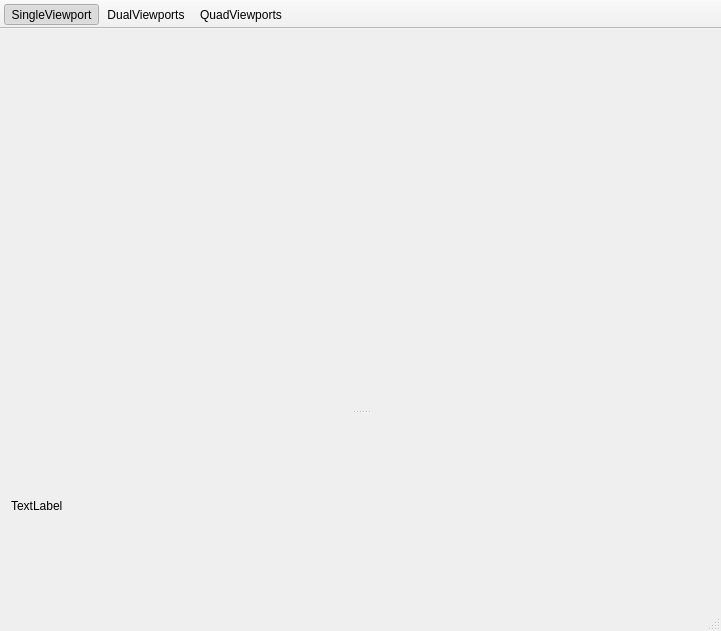
<?xml version="1.0" encoding="UTF-8"?>
<ui version="4.0">
 <class>MainWindow</class>
 <widget class="QMainWindow" name="MainWindow">
  <property name="geometry">
   <rect>
    <x>0</x>
    <y>0</y>
    <width>721</width>
    <height>631</height>
   </rect>
  </property>
  <property name="windowTitle">
   <string>MainWindow</string>
  </property>
  <property name="animated">
   <bool>false</bool>
  </property>
  <property name="tabShape">
   <enum>QTabWidget::Triangular</enum>
  </property>
  <widget class="QWidget" name="centralWidget">
   <property name="sizePolicy">
    <sizepolicy hsizetype="Preferred" vsizetype="Preferred">
     <horstretch>0</horstretch>
     <verstretch>0</verstretch>
    </sizepolicy>
   </property>
   <layout class="QVBoxLayout" name="verticalLayout">
    <item>
     <widget class="QSplitter" name="splitter">
      <property name="frameShape">
       <enum>QFrame::NoFrame</enum>
      </property>
      <property name="orientation">
       <enum>Qt::Vertical</enum>
      </property>
      <property name="handleWidth">
       <number>2</number>
      </property>
      <property name="childrenCollapsible">
       <bool>false</bool>
      </property>
      <widget class="QWidget" name="gridWidget" native="true">
       <layout class="QGridLayout" name="gridLayout">
        <item row="1" column="1">
         <widget class="Viewport" name="Viewport3" native="true">
          <property name="enabled">
           <bool>false</bool>
          </property>
         </widget>
        </item>
        <item row="1" column="0">
         <widget class="Viewport" name="Viewport2" native="true">
          <property name="enabled">
           <bool>false</bool>
          </property>
         </widget>
        </item>
        <item row="0" column="1">
         <widget class="Viewport" name="Viewport1" native="true">
          <property name="enabled">
           <bool>false</bool>
          </property>
         </widget>
        </item>
        <item row="0" column="0">
         <widget class="Viewport" name="Viewport0" native="true">
          <property name="enabled">
           <bool>true</bool>
          </property>
         </widget>
        </item>
       </layout>
      </widget>
      <widget class="QLabel" name="label">
       <property name="text">
        <string>TextLabel</string>
       </property>
      </widget>
     </widget>
    </item>
   </layout>
  </widget>
  <widget class="QToolBar" name="mainToolBar">
   <property name="styleSheet">
    <string notr="true"/>
   </property>
   <property name="movable">
    <bool>false</bool>
   </property>
   <property name="iconSize">
    <size>
     <width>20</width>
     <height>20</height>
    </size>
   </property>
   <property name="floatable">
    <bool>false</bool>
   </property>
   <attribute name="toolBarArea">
    <enum>TopToolBarArea</enum>
   </attribute>
   <attribute name="toolBarBreak">
    <bool>false</bool>
   </attribute>
   <addaction name="actionSingleViewport"/>
   <addaction name="actionDualViewports"/>
   <addaction name="actionQuadViewports"/>
  </widget>
  <widget class="QStatusBar" name="statusBar"/>
  <action name="actionSingleViewport">
   <property name="checkable">
    <bool>true</bool>
   </property>
   <property name="checked">
    <bool>true</bool>
   </property>
   <property name="enabled">
    <bool>true</bool>
   </property>
   <property name="icon">
    <iconset resource="../res/res.qrc">
     <normaloff>:/icons/single_viewport.png</normaloff>:/icons/single_viewport.png</iconset>
   </property>
   <property name="text">
    <string>SingleViewport</string>
   </property>
   <property name="toolTip">
    <string>Show a single Viewport</string>
   </property>
  </action>
  <action name="actionDualViewports">
   <property name="checkable">
    <bool>true</bool>
   </property>
   <property name="icon">
    <iconset resource="../res/res.qrc">
     <normaloff>:/icons/dual_viewports.png</normaloff>:/icons/dual_viewports.png</iconset>
   </property>
   <property name="text">
    <string>DualViewports</string>
   </property>
   <property name="toolTip">
    <string>Show two Viewports side by side</string>
   </property>
  </action>
  <action name="actionQuadViewports">
   <property name="checkable">
    <bool>true</bool>
   </property>
   <property name="icon">
    <iconset resource="../res/res.qrc">
     <normaloff>:/icons/quad_viewports.png</normaloff>:/icons/quad_viewports.png</iconset>
   </property>
   <property name="text">
    <string>QuadViewports</string>
   </property>
   <property name="toolTip">
    <string>Show four Viewports in a grid</string>
   </property>
  </action>
 </widget>
 <layoutdefault spacing="6" margin="11"/>
 <customwidgets>
  <customwidget>
   <class>Viewport</class>
   <extends>QWidget</extends>
   <header>Viewport.h</header>
   <container>1</container>
  </customwidget>
 </customwidgets>
 <resources>
  <include location="../res/res.qrc"/>
 </resources>
 <connections/>
</ui>
